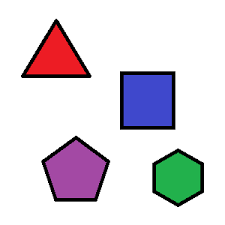
#> input picture opencv_projects/shape.png, 225 x 225 px
$ python 'detecting_circles_using)hough_circle.py'
#> lines starting #> are read from the running program, lines starting #| are printed output that depends on the picture; after the words box and inside, x2 and y2 are one past the last pixel; in counts of white or black regions, pixels touching at a corner belong together
import numpy as np
import cv2 as cv
img=cv.imread('shape.png')
#> img is the input picture: shape (225, 225, 3); mean B, G, R 221.8, 214.1, 219.5
output=img.copy()

gray=cv.cvtColor(img,cv.COLOR_BGR2GRAY)
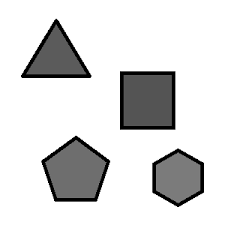
#> gray: shape (225, 225); min 0, max 255, mean 216.6
gray=cv.medianBlur(gray,5)
circle=cv.HoughCircles(gray,cv.HOUGH_GRADIENT,1,minDist=20,param1=50,param2=30,minRadius=0,maxRadius=0)
#> circle = [[73.5, 172.5, 29.4], [171.5, 175.5, 27.1]]
detected_circles=np.uint16(np.round(circle))
#> detected_circles = [[74, 172, 29], [172, 176, 27]]
for (x,y,r) in detected_circles[0,:]:
    cv.circle(output,(x,y),r,(0,255,0),thickness=2)
    cv.circle(output,(x,y),2,(0,255,255),thickness=2)
#> this loop made 2 passes
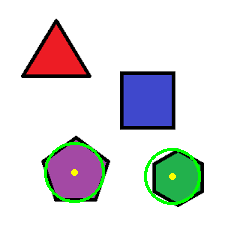
#> output: shape (225, 225, 3); 2.22% of pixels changed, all inside (x1, y1, x2, y2) = (44, 142, 201, 205)


cv.imshow('smarties',output)
cv.waitKey()
cv.destroyAllWindows()

$ run again, with opencv_projects/smarties.png copied over opencv_projects/shape.png
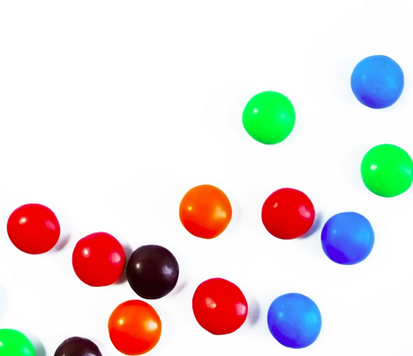
#> input picture opencv_projects/smarties.png, 413 x 356 px
#> img is the input picture: shape (356, 413, 3); mean B, G, R 219.1, 220.4, 228.9
#> `gray=cv.cvtColor(img,cv.COLOR_BGR2GRAY)`:
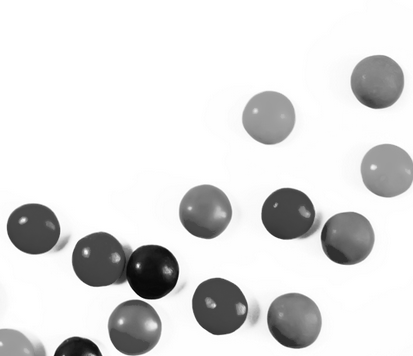
#> gray: shape (356, 413); min 4, max 255, mean 222.8
#> circle = 13 rows, first 8: [376.5, 81.5, 26.6], [347.5, 238.5, 26.6], [293.5, 320.5, 27.9], [152.5, 271.5, 27.1], [205.5, 210.5, 26.8], [386.5, 169.5, 26.4], [286.5, 213.5, 25.2], [32.5, 230.5, 27.5]
#> detected_circles = 13 rows, first 8: [376, 82, 27], [348, 238, 27], [294, 320, 28], [152, 272, 27], [206, 210, 27], [386, 170, 26], [286, 214, 25], [32, 230, 28]
#> the loop `for (x,y,r) in detected_circles[0,:]:` made 13 passes
#> after the loop `for (x,y,r) in detected_circles[0,:]:`:
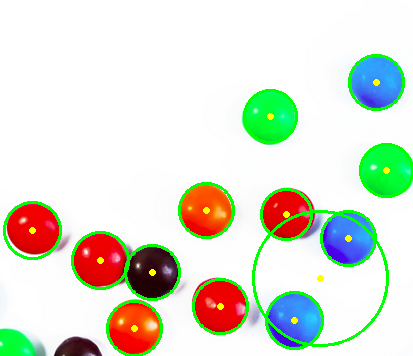
#> output: shape (356, 413, 3); 5.26% of pixels changed, all inside (x1, y1, x2, y2) = (3, 54, 413, 356)
